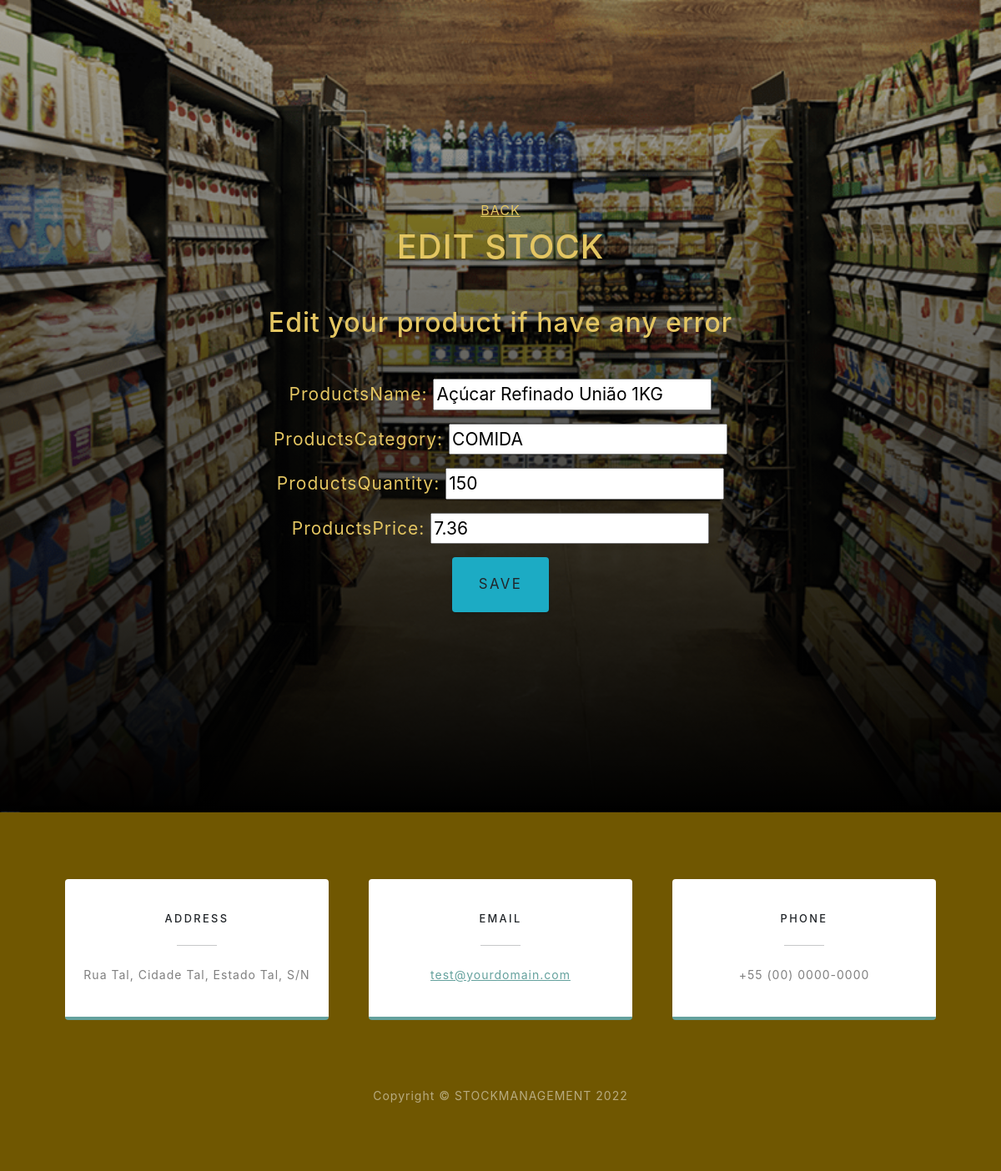
Page /update-stock/3/ (signed in) on the committed database.
### stockManagement/models.py (models this page shows, shortened)
class AddStock(models.Model):
    productsName = models.CharField(max_length=100, blank=False)
    productsCategory = models.CharField(max_length=20, blank=False)
    productsQuantity = models.IntegerField(blank=False)
    productsPrice = models.FloatField(blank=False)

### stockManagement/views.py (the view)
# urls.py: path("update-stock/<int:id>/", viewUpdate, name = "update"),
@login_required(login_url='/login-user')
def viewUpdate(request, id):
    ChangedStock = get_object_or_404(AddStock, pk=id)
    formulario = AddStockRegister (request.POST or None, instance=ChangedStock)
    if formulario.is_valid():
        formulario.save()
        return redirect('home')
    return render(request, "update.html", {'formulario': formulario})

### stockManagement/forms.py
class AddStockRegister(ModelForm):
    class Meta:
        model = AddStock
        fields = ['productsName', 'productsCategory', 'productsQuantity', 'productsPrice']

### templates/update.html (shortened to what this page needs)
{% extends 'base.html' %}
{% block body %}
   <header class="masthead_test">
    <div class="container px-4 px-lg-5 d-flex h-100 align-items-center justify-content-center">
        <div class="d-flex justify-content-center">
            <div class="text-center">
                <a class="mx-auto my-0 text-uppercase text-amarelo mx-auto mt-2 mb-5 style=" href="{% url 'home' %}">Back</a>
                <h1 class="mx-auto my-0 text-uppercase text-amarelo mx-auto mt-2 mb-5 style=">Edit Stock</h1>
                <h2 class="text-amarelo mx-auto mt-2 mb-5">Edit your product if have any error</h2>
                <form class="cor-do-form" enctype="multipart/form-data" method="POST">
                    {{formulario.as_p}}
                    <button class="btn bg-info"type="submit">Save</button>
                </form>
            </div>
        </div>
    </div>
</header>
<section class=" contact-section bg-amarelo">
    <div class="container px-4 px-lg-5">
        <div class="row gx-4 gx-lg-5">
            <div class="col-md-4 mb-3 mb-md-0">
                <div class="card py-4 h-100">
                    <div class="card-body text-center">
                        <h4 class="text-uppercase m-0">Address</h4>
                        <hr class="my-4 mx-auto"/>
                        <div class="small text-black-50">Rua Tal, Cidade Tal, Estado Tal, S/N</div>
                    </div>
                </div>
            </div>
            <div class="col-md-4 mb-3 mb-md-0">
                <div class="card py-4 h-100">
                    <div class="card-body text-center">
                        <h4 class="text-uppercase m-0">Email</h4>
                        <hr class="my-4 mx-auto" />
                        <div class="small text-black-50"><a href="#!">test@yourdomain.com</a></div>
                    </div>
                </div>
            </div>
            <div class="col-md-4 mb-3 mb-md-0">
                <div class="card py-4 h-100">
                    <div class="card-body text-center">
                        <h4 class="text-uppercase m-0">Phone</h4>
                        <hr class="my-4 mx-auto" />
                        <div class="small text-black-50">+55 (00) 0000-0000</div>
                    </div>
                </div>
            </div>
        </div>
    </div>
</section>
<footer class="footer bg-amarelo small text-center text-white-50"><div class="container px-4 px-lg-5">Copyright &copy; STOCKMANAGEMENT 2022</div></footer>
{% endblock body %}

### rows in the picture
AddStock: productsName "Açúcar Refinado União 1KG", productsCategory "COMIDA", productsQuantity "150", productsPrice "7.36"
